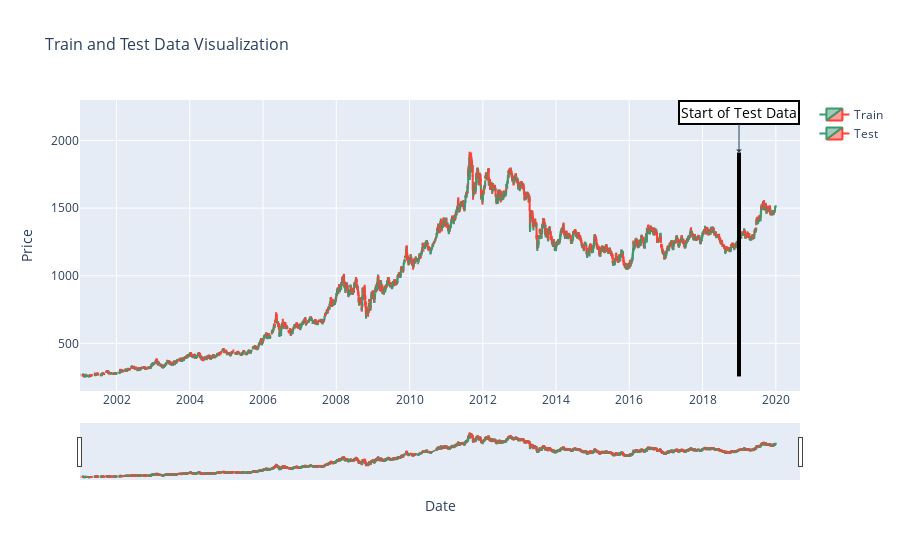

Notebook cell for this chart:
### Code cell
def plot_train_test(train, test, date_split):
    # 创建图形
    train_candle = go.Candlestick(x=train.index, open=train['Open'], high=train['High'], low=train['Low'], close=train['Close'], name='Train')
    test_candle = go.Candlestick(x=test.index, open=test['Open'], high=test['High'], low=test['Low'], close=test['Close'], name='Test')
    
    fig = go.Figure(data=[train_candle, test_candle])
    
    # 添加分割线
    fig.add_shape(
        type="line",
        x0=date_split, y0=min(min(train['Low']), min(test['Low'])),
        x1=date_split, y1=max(max(train['High']), max(test['High'])),
        line=dict(color="Black", width=4)
    )
    
    # 添加注释
    fig.add_annotation(
        x=date_split, y=max(max(train['High']), max(test['High'])), ax=0, ay=-40,  # Adjust the arrow position
        xref='x', yref='y',
        showarrow=True, arrowhead=1,
        text="Start of Test Data",
        font=dict(size=14, color="black"),  # Increase font size and specify color
        bgcolor="white",  # Add background color for better readability
        bordercolor="black",
        borderwidth=2
    )
    
    # 更新布局
    fig.update_layout(
        title='Train and Test Data Visualization',
        xaxis_title='Date',
        yaxis_title='Price',
        title_font=dict(size=16),  # Increase title font size
        xaxis=dict(
            title_font=dict(size=14),  # Increase x-axis title font size
            tickfont=dict(size=12)  # Increase x-axis tick font size
        ),
        yaxis=dict(
            title_font=dict(size=14),  # Increase y-axis title font size
            tickfont=dict(size=12)  # Increase y-axis tick font size
        )
    )
    # 显示图形
    fig.show()

# 调用函数
plot_train_test(train, test, date_split)

### Figure 1 — Plotly figure (JSON) as saved in the notebook; plotly's stock layout.template omitted (floating-point values rounded to 4 significant figures; data arrays with more than 128 entries replaced by an {"elided": "..."} marker saying what was removed)
{"data": [{"close": {"elided": "4526 float values"}, "high": {"elided": "4526 float values"}, "low": {"elided": "4526 float values"}, "name": "Train", "open": {"elided": "4526 float values"}, "type": "candlestick", "x": {"elided": "4526 str values"}}, {"close": {"elided": "252 float values"}, "high": {"elided": "252 float values"}, "low": {"elided": "252 float values"}, "name": "Test", "open": {"elided": "252 float values"}, "type": "candlestick", "x": {"elided": "252 str values"}}], "layout": {"annotations": [{"arrowhead": 1, "ax": 0, "ay": -40, "bgcolor": "white", "bordercolor": "black", "borderwidth": 2, "font": {"color": "black", "size": 14}, "showarrow": true, "text": "Start of Test Data", "x": "2018-12-30", "xref": "x", "y": 1912.0, "yref": "y"}], "shapes": [{"line": {"color": "Black", "width": 4}, "type": "line", "x0": "2018-12-30", "x1": "2018-12-30", "y0": 255, "y1": 1912.0}], "title": {"font": {"size": 16}, "text": "Train and Test Data Visualization"}, "xaxis": {"tickfont": {"size": 12}, "title": {"font": {"size": 14}, "text": "Date"}}, "yaxis": {"tickfont": {"size": 12}, "title": {"font": {"size": 14}, "text": "Price"}}}}
